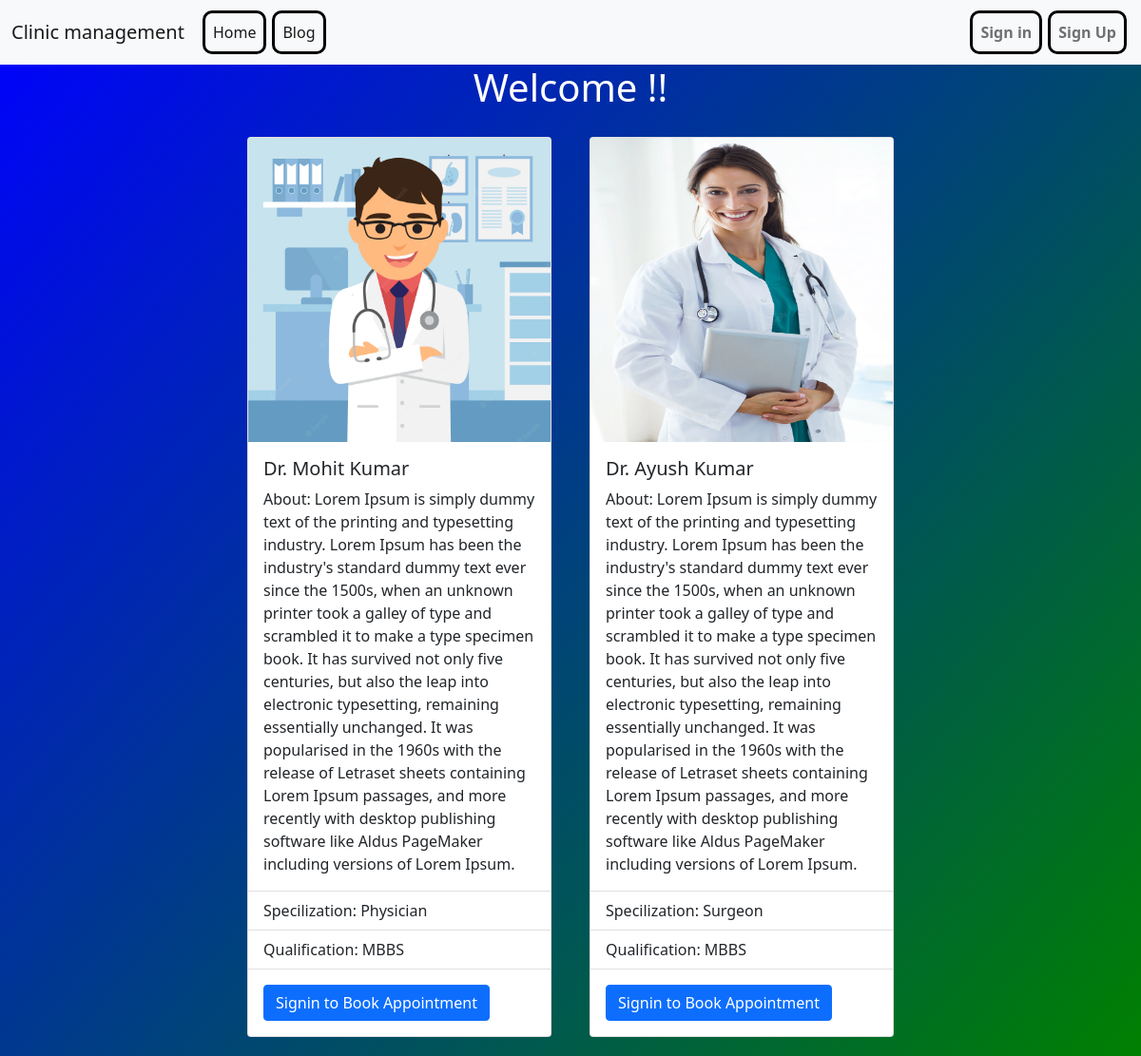
The app's page /, older data.
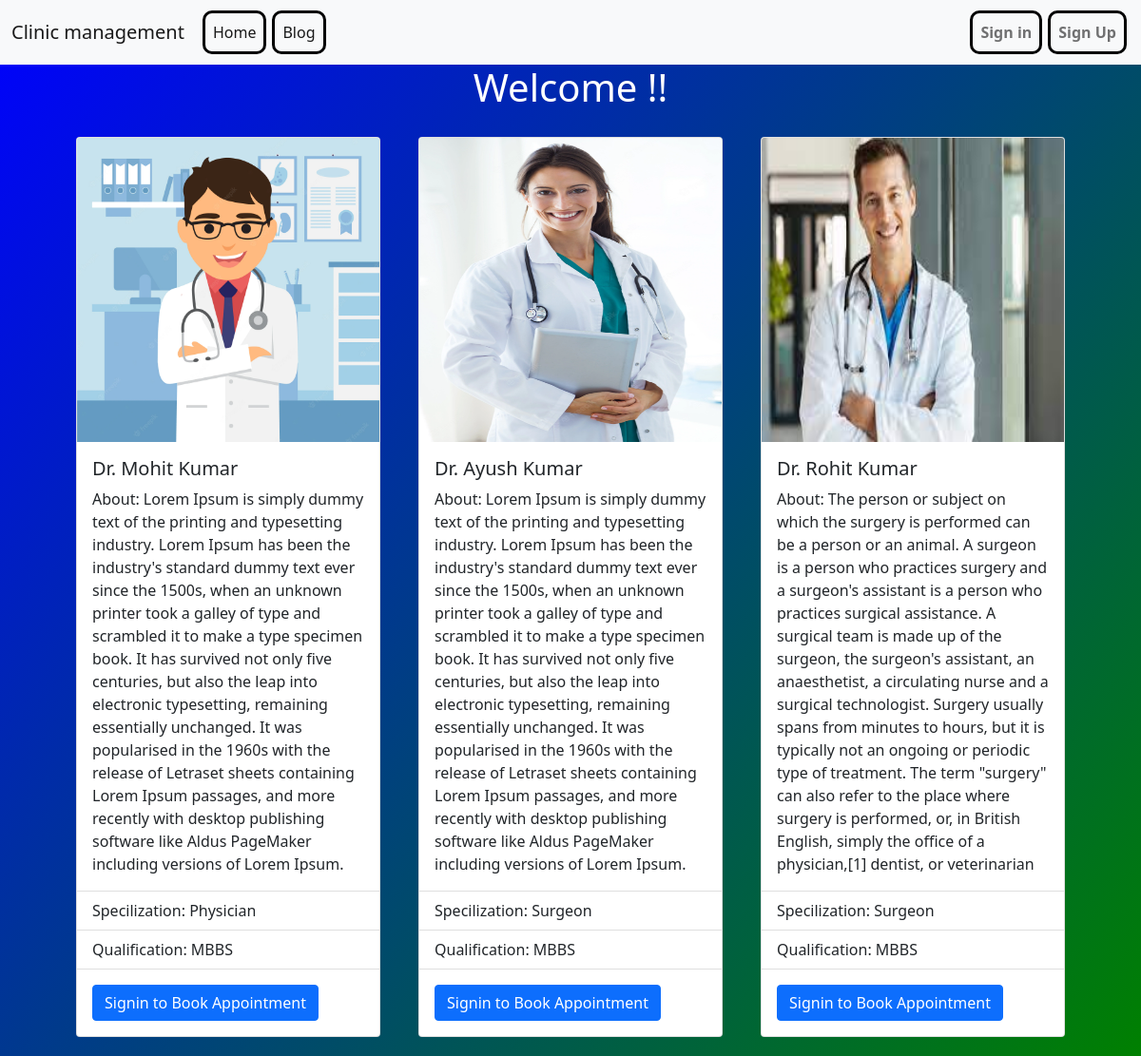
The same page, newer data.
### management/models.py (models this page shows, shortened)
class Doctor(models.Model):
    user = models.OneToOneField(User , on_delete=models.CASCADE, related_name='Doctor')
    first_name = models.CharField(max_length=50)
    last_name = models.CharField(max_length=50)
    image = models.ImageField(upload_to = 'asset/profile-pic', default= 'asset/profile-pic/default.png')
    qualification_higest = models.CharField(max_length=40 , blank=True)
    specilization = models.CharField(max_length=100 ,blank=True)
    about = models.CharField(max_length=500 ,blank=True)
    phone_no = models.IntegerField(default=0 ,blank=True)
    add_line_1 = models.CharField(max_length=50 , blank=True)
    add_city = models.CharField(max_length=50  , blank=True)
    add_state = models.CharField(max_length=20 , blank=True)
    add_Pincode = models.IntegerField(default=0 ,blank=True)

### management/views.py (the view, shortened to what this page needs)
# urls.py: 2. Add a URL to urlpatterns:  path('', views.home, name='home')
def home(request):
    if request.user.is_staff :
        data = Doctor.objects.filter(user = request.user)
        doctors = Doctor.objects.all
        return render(request, 'index.html', {'data': data ,'doctors': doctors })
    else:
        doctors = Doctor.objects.all
        return render(request, 'index.html', { 'doctors': doctors})

### management/templates/index.html (shortened to what this page needs)
{% extends 'base.html' %}
{% block containt %}
<head>
</head>
<div class="container-fluid p-0 body">
    <h1 style="text-align: center; color: white;">Welcome
        !!</h1>
    <div class="row g-0 card-row body-2">
        {% for doctor in doctors %}
        <div class="card card-box" style="width: 20rem; margin: 20px ;">
            <img class="card-img-top" src="{{doctor.image.url}}" alt="{{doctor.image.url}}" style="height: 20rem;" >
            <div class="card-body">
              <h5 class="card-title">Dr. {{doctor.first_name}} {{doctor.last_name}}</h5>
              <p class="card-text">About: {{doctor.about}}</p>
            </div>
            <ul class="list-group list-group-flush">
              <li class="list-group-item">Specilization: {{doctor.specilization}}</li>
              <li class="list-group-item">Qualification: {{doctor.qualification_higest}}</li>
            </ul>
            {% if user.is_authenticated%}
            <div class="card-body">
                <a href="book-appointment/{{doctor.id}}" class=" btn btn-primary" >Book Appointment</a>
            </div>
            {%else%}
            <div class="card-body">
                    <a href="/signin/" class=" btn btn-primary">Signin to Book Appointment</a>
              </div>
            {% endif %}
        </div>
        {% endfor %}
    </div>
</div>
{% endblock %}

### management/templates/base.html (shortened to what this page needs)
{% load static %}
<!doctype html>
<html lang="en">
  <head>
    <link href="https://cdn.jsdelivr.net/npm/bootstrap@5.1.3/dist/css/bootstrap.min.css" rel="stylesheet">
  </head>
  <body>
    <nav class="navbar navbar-expand-lg navbar-light bg-light sticky-top">
      <div class="container-fluid">
        <a class="navbar-brand" href="/">Clinic management</a>
        <div class="collapse navbar-collapse" id="navbarNav">
          <ul class="navbar-nav my-design">
            <li class="nav-item">
              <a class="nav-link active" aria-current="page" href="/">Home</a>
            </li>
            <li class="nav-item">
              <a class="nav-link active" aria-current="page" href="/blog/">Blog</a>
            </li>
          </ul>
        </div>
        <div class="collapse navbar-collapse" id="navbarNav">
          <ul class="navbar-nav my-design" style="margin-left: auto; font-weight: bold;" >
          {% if user.is_authenticated is False%}
            <li class="nav-item">
              <a class="nav-link" href="/signin/">Sign in</a>
            </li>
            <li class="nav-item">
              <a class="nav-link" href="/signup/">Sign Up</a>
            </li>
            {% endif %}
          </ul>
        </div>
      </div>
    </nav>
    {% block containt %}
    {% endblock %}
  </body>
</html>

### management/templates/base.html (style rules this page uses)
.my-design li { border: 3px solid black; margin: 3px; border-radius: 10px; }

### management/templates/index.html (style rules this page uses)
body { background: linear-gradient(130deg, blue , green); }
.body-2 { justify-content: center; align-items: center; }

Row changes from the older to the newer data that the page shows:
added Doctor: image (picture), first_name "Rohit", last_name "Kumar", about "The person or subject on which the surgery is performed can be a person or an animal. A surgeon is a person who practices surgery and a surgeon's assistant is a person who practices surgical assistance. A surgical team is made up of the surgeon, the surgeon's assistant, an anaesthetist, a circulating nurse and a surgical technologist. Surgery usually spans from minutes to hours, but it is typically not an ongoing or periodic type of treatment. The term \"surgery\" can also refer to the place where surgery is performed, or, in British English, simply the office of a physician,[1] dentist, or veterinarian", specilization "Surgeon", qualification_higest "MBBS"
